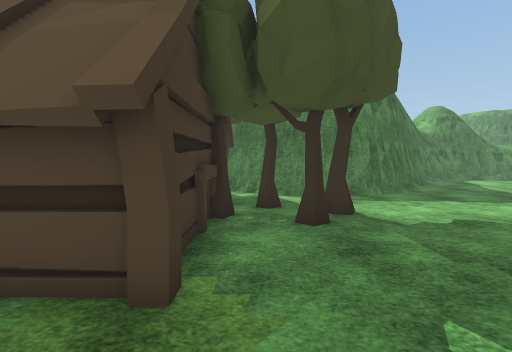
View 1 (above)

24 first-person views from a walk through a scene from a Unity 3-D project. The camera is 1.4 m above the floor, tilts 4° down and sees 90° across. The floor is counted in squares, 1 m on a side. Each view is taken from the middle of a square. On the plan, view 1 faces up. The plan holds only what a view shows up to about 13 squares ahead; the rest is blank. The place goes on beyond the plan. The player character is not drawn. Some surface patterns are stand-ins.

View 2
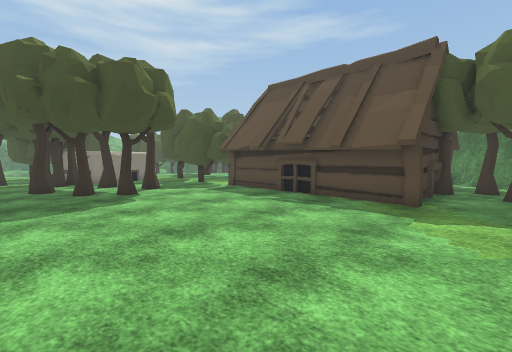

View 3
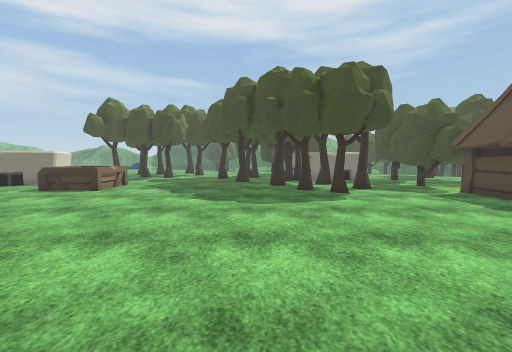

View 4
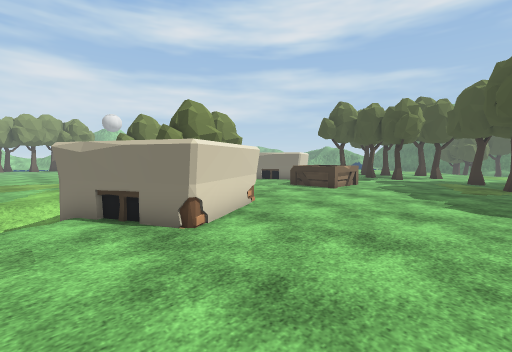

View 5
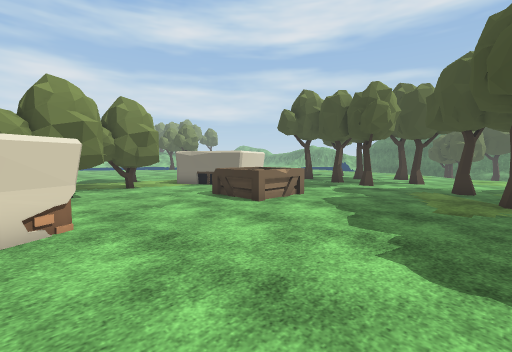

View 6
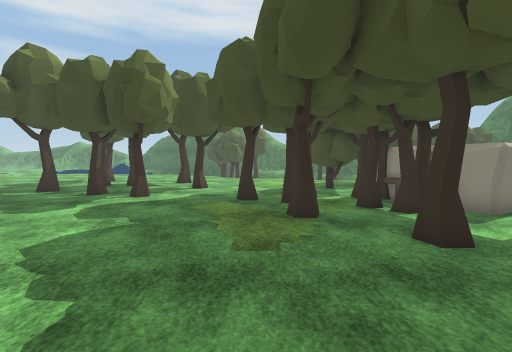

View 7
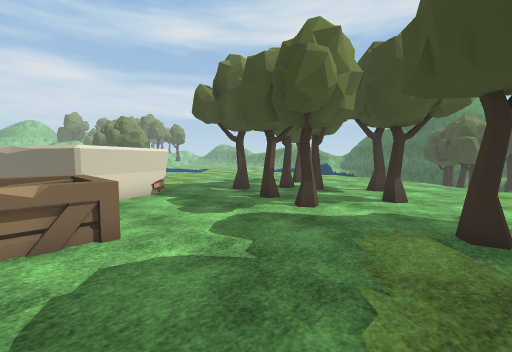

View 8
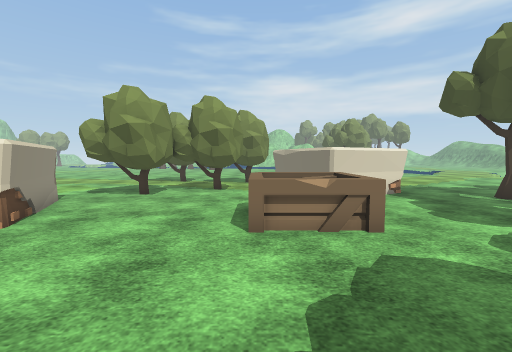

View 9
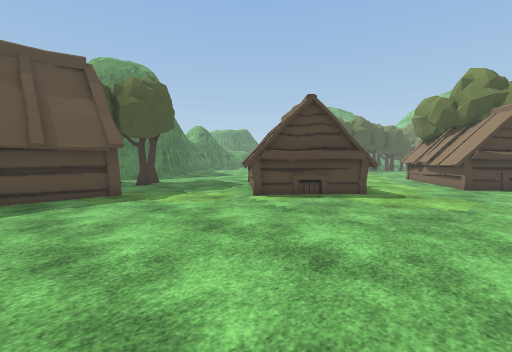

View 10
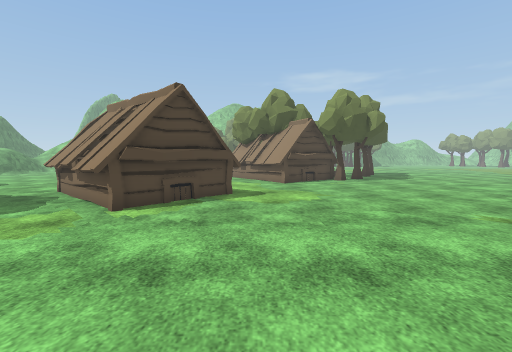

View 11
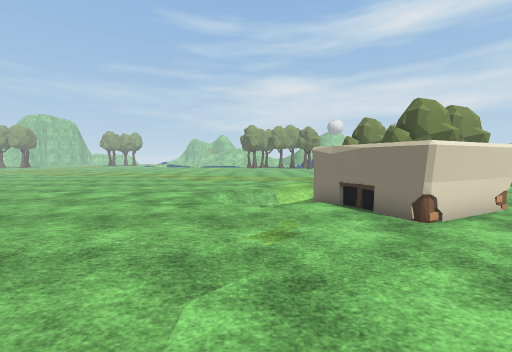

View 12
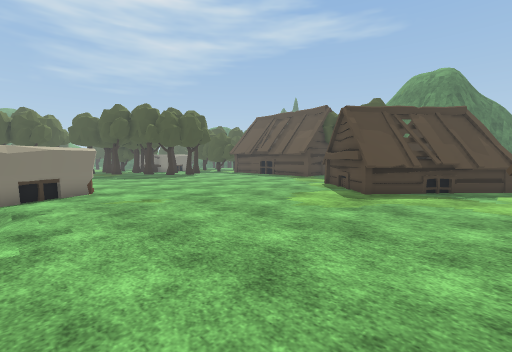

View 13
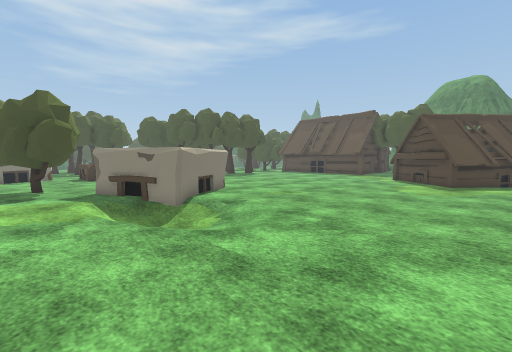

View 14
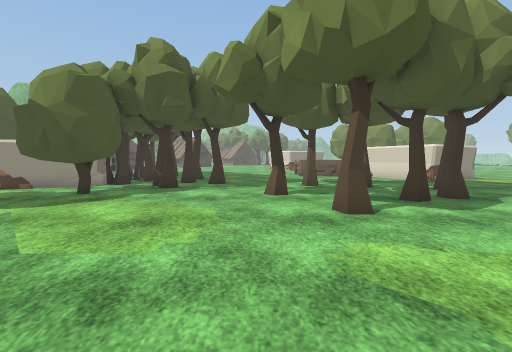

View 15
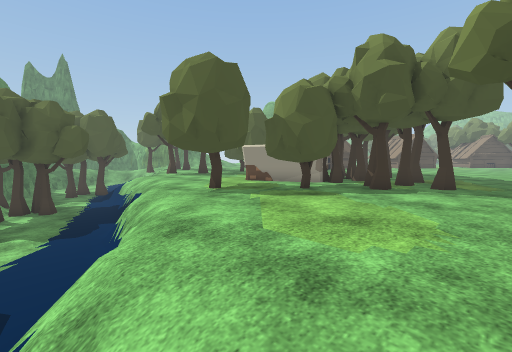

View 16
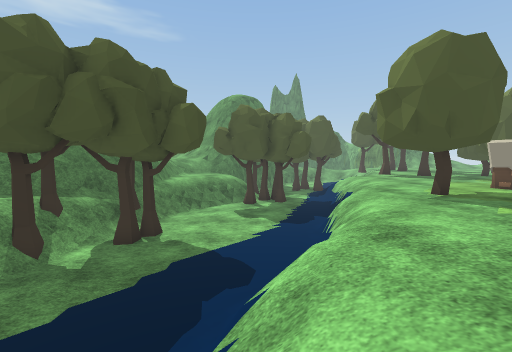

View 17
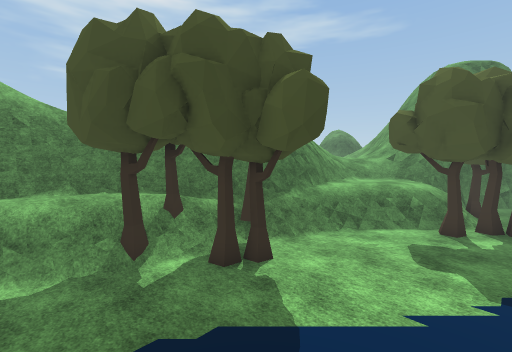

View 18
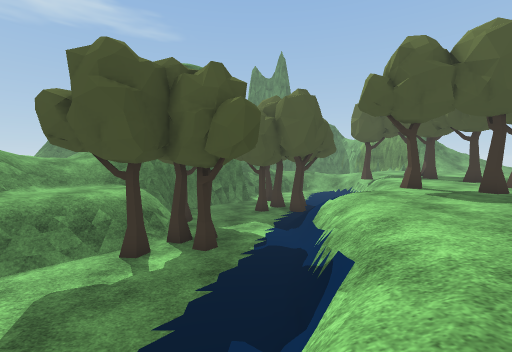

View 19
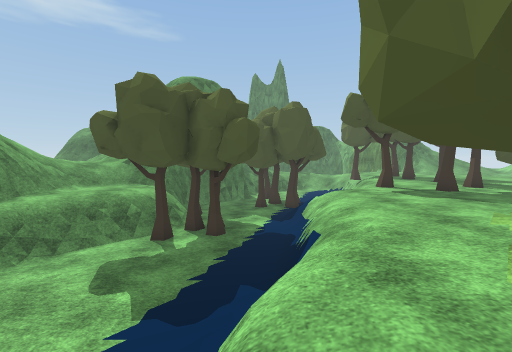

View 20
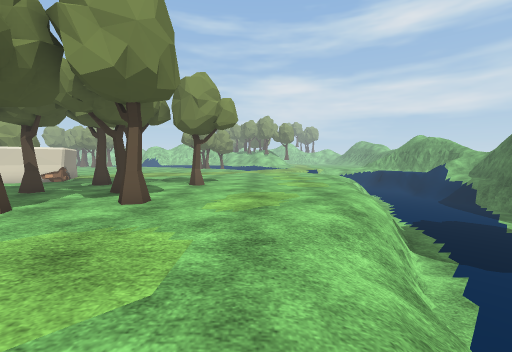

View 21
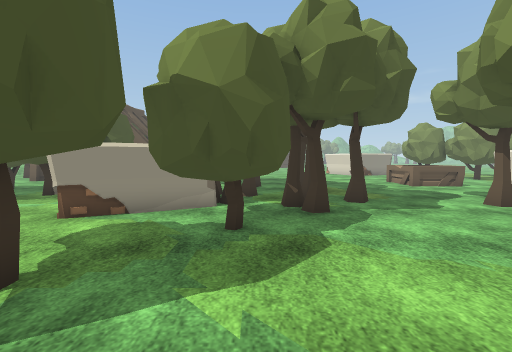

View 22
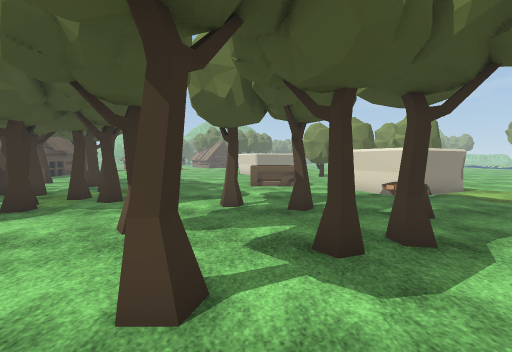

View 23
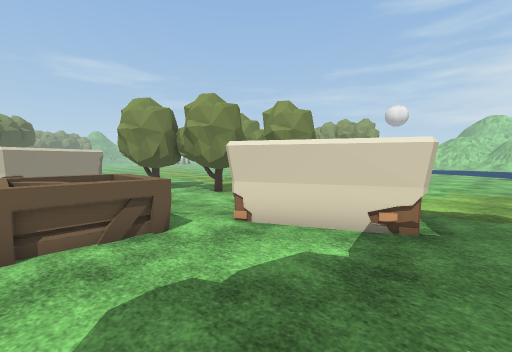

View 24
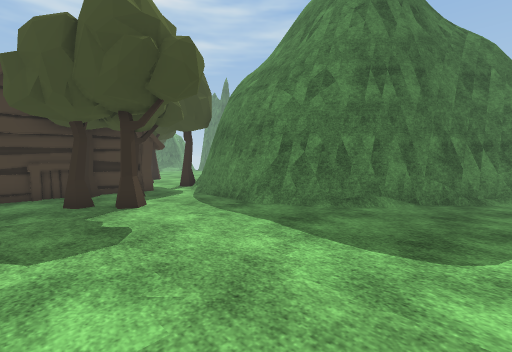

### Floor plan
Key: @ floor where view 1 was taken; # wall or solid block; . main floor; - floor 0.5 m lower than the main floor; _ floor 1.5 m lower than the main floor; / step, stairs or slope; = window, fence, low wall or low ledge; ^ raised ledge; T tree; H hut; O other object.
Columns run from 35 left of view 1 to 10 right of it. Each row starts with its distance up from view 1.
 16                                              #
 15                                             ##
 14                                            ##.
 13                                           ##..
 12            O                      #      ##...
 11       # __T_T   /.               T###   ##....
 10      ##______  =/...T            T==#####.....
  9    ###=T_____  =/....            .H...........
  8   #^^^^#____/=  T...T.            H...........
  7   #^^^^=___///......TT            HT.T........
  6   #^^^=TTT__//....T.TTT           T.TT........
  5   #^^^TTT___//.......T            H.T........
  4   #^=_______/...... T.    H       H......... .
  3   #^=______=/......TT   TTHHHHHHHHH......HH
  2  #^^_______=/......TT TTTT....HHHHH.....HHHH
  1  #^=______/=/.....     T...............HHH HHH
  0  #T_______=/....O      ............@..HHH   HH
 -1 #^TT_____#=.T ..O   O  .T............HHH   HH.
 -2 ^T_T_____=/TTTT.OO  OOT..T............HH  HH..
 -3 ^#_______=/.TTTT OTOT....TT............HHHH...
 -4 ^T______/=/...TTTTT.T...TT...............HH...
 -5 ^=______=/....TTTT.TT..T......................
 -6 ^______=/......T.TT..........................H
 -7    ___///........T.T.T.......................H
 -8      _///.........T...........................
 -9     __///.....................................
-10    ___=/......................................
-11    __==/.......T.................O............
-12   ___=/.....TT...TT............OOOO...........
-13  ___==.................OOO....OO  O..........
-14 ____=/........T..T.....OOO....OO  OO///.......
-15 ____=/.................OOO.....O OOO///.......
-16 ____=/........T................OOO/--//.......
-17 ___ =.......T...T....OOO.....TT#..////........
-18 ___  ....... ......OOO O..TTTTTT..............
-19               .....OO  OO.TTT T...............

Where each view was taken, in squares from view 1:
view 1: 0 up, 0 right, facing up
view 2: 6 down, 1 right, facing up-left
view 3: 6 down, 1 right, facing left
view 4: 7 down, 1 right, facing down-left
view 5: 7 down, 4 left, facing down-left
view 6: 8 down, 8 left, facing left
view 7: 8 down, 11 left, facing down-left
view 8: 8 down, 10 left, facing down
view 9: 8 down, 4 left, facing up-right
view 10: 5 down, 4 left, facing right
view 11: 6 down, 2 right, facing down
view 12: 14 down, 10 right, facing up-left
view 13: 19 down, 8 right, facing up-left
view 14: 10 down, 28 left, facing right
view 15: 10 down, 28 left, facing up-right
view 16: 10 down, 28 left, facing up
view 17: 6 down, 27 left, facing up-left
view 18: 2 down, 25 left, facing up
view 19: 4 down, 25 left, facing up
view 20: 5 down, 26 left, facing down
view 21: 5 down, 25 left, facing right
view 22: 13 down, 25 left, facing right
view 23: 13 down, 17 left, facing down-right
view 24: 4 up, 10 right, facing up-left
